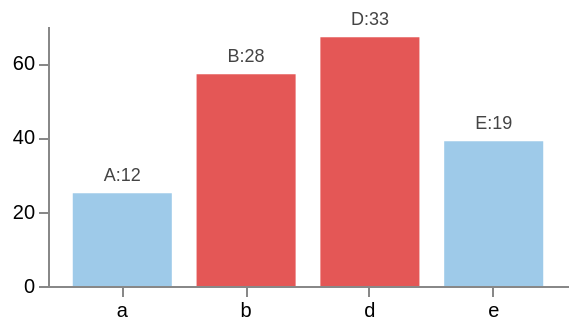

Express this chart as Vega-Lite.
### Vega specification from a JSON file in a GitHub repository (floating-point values rounded to 4 significant figures)
{"$schema": "https://vega.github.io/schema/vega/v6.json", "description": "Signals driving scales and encodings, a formula transform, a filter, and conditional production rules. The expression engine is heavily unit-tested but has barely been exercised end to end.", "width": 260, "height": 130, "padding": 5, "signals": [{"name": "threshold", "value": 20}, {"name": "barPadding", "update": "0.15 + 0.05"}, {"name": "highlight", "update": "'#e45756'"}, {"name": "labelSize", "update": "round(width / 30)"}], "data": [{"name": "raw", "values": [{"k": "a", "n": 12, "skip": false}, {"k": "b", "n": 28, "skip": false}, {"k": "c", "n": 5, "skip": true}, {"k": "d", "n": 33, "skip": false}, {"k": "e", "n": 19, "skip": false}]}, {"name": "table", "source": "raw", "transform": [{"type": "filter", "expr": "!datum.skip"}, {"type": "formula", "as": "scaled", "expr": "datum.n * 2 + 1"}, {"type": "formula", "as": "tag", "expr": "upper(datum.k) + ':' + datum.n"}, {"type": "extent", "field": "scaled", "signal": "scaledExtent"}]}], "scales": [{"name": "x", "type": "band", "domain": {"data": "table", "field": "k"}, "range": "width", "padding": {"signal": "barPadding"}}, {"name": "y", "type": "linear", "domain": {"signal": "scaledExtent"}, "range": "height", "nice": true, "zero": true}], "axes": [{"orient": "bottom", "scale": "x"}, {"orient": "left", "scale": "y", "tickCount": {"signal": "3"}}], "marks": [{"type": "rect", "from": {"data": "table"}, "encode": {"enter": {"x": {"scale": "x", "field": "k"}, "width": {"scale": "x", "band": 1}, "y": {"scale": "y", "field": "scaled"}, "y2": {"scale": "y", "value": 0}, "fill": [{"test": "datum.n > threshold", "signal": "highlight"}, {"value": "#9ecae9"}]}}}, {"type": "text", "from": {"data": "table"}, "encode": {"enter": {"x": {"scale": "x", "field": "k", "band": 0.5}, "y": {"scale": "y", "field": "scaled", "offset": -4}, "text": {"field": "tag"}, "align": {"value": "center"}, "baseline": {"value": "bottom"}, "fontSize": {"signal": "labelSize"}, "fill": {"value": "#444444"}}}}]}
